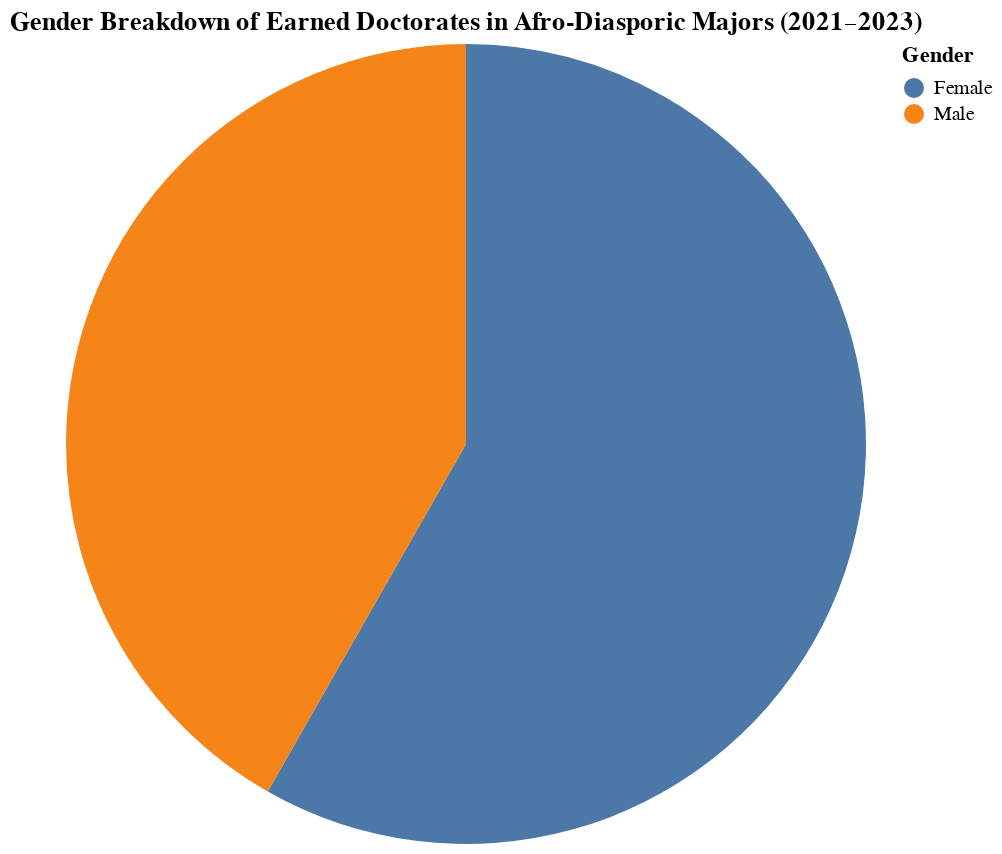

This figure's notebook cell:
### Markdown cell above
## Gendered Breakdown in Afro-Diasporic Majors

### Code cell
#|code-fold: true
import pandas as pd
import altair as alt

# Load and filter the data
df = pd.read_csv("Concatenated_Data.csv")

afro_majors = [
    "05.0201 - African-American/Black Studies.",
    "16.02 - African Languages, Literatures, and Linguistics.",
    "05.0101 - African Studies.",
]

# Filter to only Afro-Diasporic majors
gender_df = df[df["Major"].isin(afro_majors)]

# Aggregate total awards by gender
gender_agg = (
    gender_df.groupby("Sex")["Awards/Degrees Conferred"]
    .sum()
    .reset_index()
)

# Create pie chart
pie_chart = alt.Chart(gender_agg).mark_arc().encode(
    theta=alt.Theta(field="Awards/Degrees Conferred", type="quantitative"),
    color=alt.Color(field="Sex", type="nominal", legend=alt.Legend(title="Gender")),
    tooltip=["Sex", "Awards/Degrees Conferred"]
).properties(
    title="Gender Breakdown of Earned Doctorates in Afro-Diasporic Majors (2021–2023)",
    width=400,
    height=400
)

pie_chart

### Figure 1 — Vega-Lite specification as saved in the notebook (floating-point values rounded to 4 significant figures)
{"config": {"view": {"continuousWidth": 300, "continuousHeight": 300}}, "data": {"name": "data-f79118a7486fa27702b763fc005f6e6a"}, "mark": {"type": "arc"}, "encoding": {"color": {"field": "Sex", "legend": {"title": "Gender"}, "type": "nominal"}, "theta": {"field": "Awards/Degrees Conferred", "type": "quantitative"}, "tooltip": [{"field": "Sex", "type": "nominal"}, {"field": "Awards/Degrees Conferred", "type": "quantitative"}]}, "height": 400, "title": "Gender Breakdown of Earned Doctorates in Afro-Diasporic Majors (2021–2023)", "width": 400, "$schema": "https://vega.github.io/schema/vega-lite/v5.14.1.json", "datasets": {"data-f79118a7486fa27702b763fc005f6e6a": [{"Sex": "Female", "Awards/Degrees Conferred": 60}, {"Sex": "Male", "Awards/Degrees Conferred": 43}]}}
